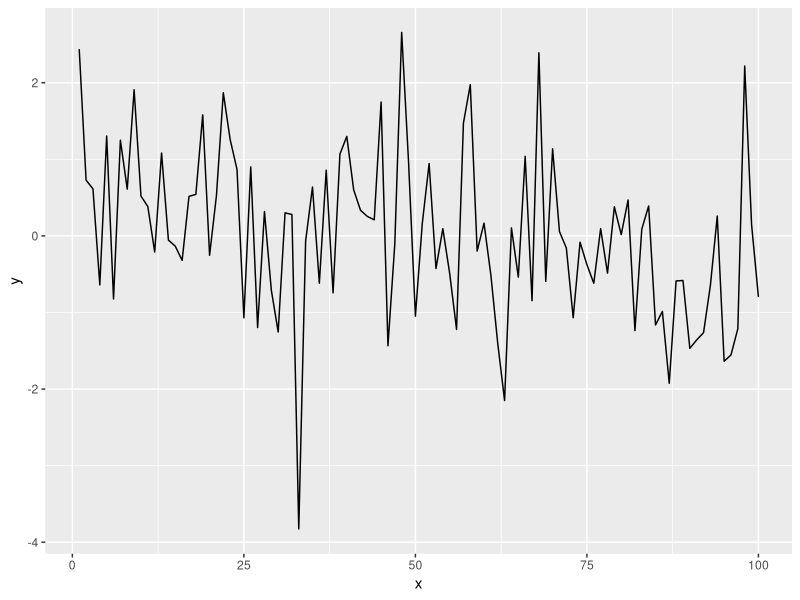

This figure's R source:
## ---- chunk 1
knitr::opts_chunk$set(fig.align = 'center')
## ---- chunk 2
library(tidyverse)
## ---- chunk 3
x = seq(1:100)
y = rnorm(100)
dat = data.frame(x, y)
ggplot(dat, aes(x = x, y = y)) +
geom_line()
## ---- chunk 4
head(dat, 5) %>% 
  knitr::kable(caption = "First five rows of the data")
